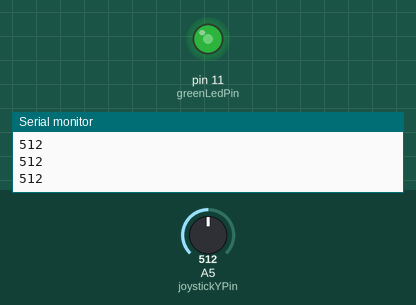
A sketch run on a simulated Arduino Uno, built with avr-gcc and run on an emulated ATmega328P. Parts: output pins drawn as LEDs (lit = HIGH), the last lines printed to the serial monitor. The test bench sets the inputs (shaded band); at power-on: A5 (joystickYPin) = 512.

Above: at 1.2 s.
1.3 s: A5 (joystickYPin) set to 716
At 2.4 s:
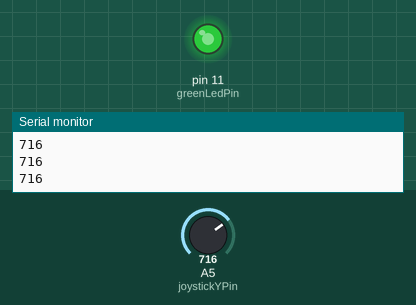
2.8 s: A5 (joystickYPin) set to 900
At 3.6 s:
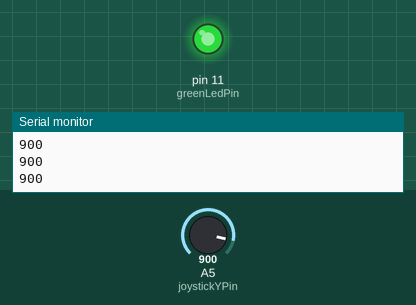
4.3 s: A5 (joystickYPin) set to 122
At 4.7 s:
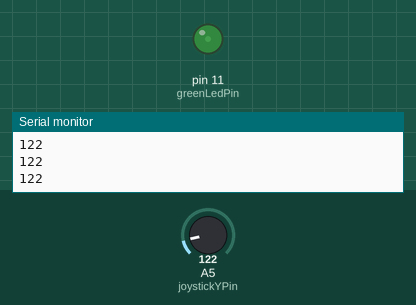
5.8 s: A5 (joystickYPin) set to 0
At 7.0 s:
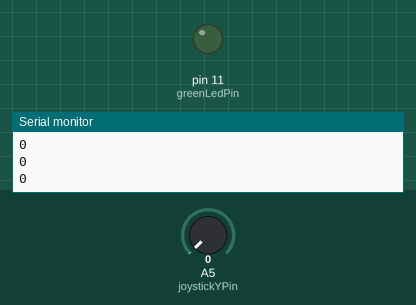
Timing chart, 0 to 8.3 s (numbered marks = the images above; inputs shaded):
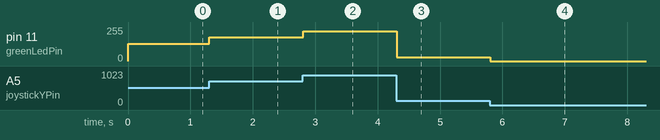

Measured:
- after the input at 1.3 s, pin 11 (greenLedPin): 128/255 → 179/255 at once
- after the input at 2.8 s, pin 11 (greenLedPin): 179/255 → 225/255 at once
- after the input at 4.3 s, pin 11 (greenLedPin): 225/255 → 30/255 at once
- after the input at 5.8 s, pin 11 (greenLedPin): 30/255 → 0/255 at once

The sketch:

joystickYLed.ino
```cpp
// Joystick
int joystickYPin = A5;
int joystickYValue = 0;

// Led
int greenLedPin = 11; // <<<

void setup()
{
  // Déclare la broche de sortie en Y du joystick comme une entrée
  pinMode(joystickYPin, INPUT);
  // Déclare la broche de la led comme une sortie
  pinMode(greenLedPin, OUTPUT); // <<<
  // Prépare le port USB pour envoyer du texte à l'ordinateur, 9600 bauds
  Serial.begin(9600);
}

void loop()
{
  // Lis la valeur (0 à 1023) du joystick en Y
  joystickYValue = analogRead(joystickYPin);
  // Écris la valeur lue dans la console de l'ordinateur
  Serial.println(joystickYValue);
  // Note: la valeur lue par analogRead() va de 0 à 1023.
  // La valeur acceptée par analogWrite va de 0 à 255.
  // On doit donc diviser la valeur lue par 4 pour donner à analogWrite
  // une valeur dans la fenêtre acceptable.
  analogWrite(greenLedPin, joystickYValue/4); // <<<
}
```
